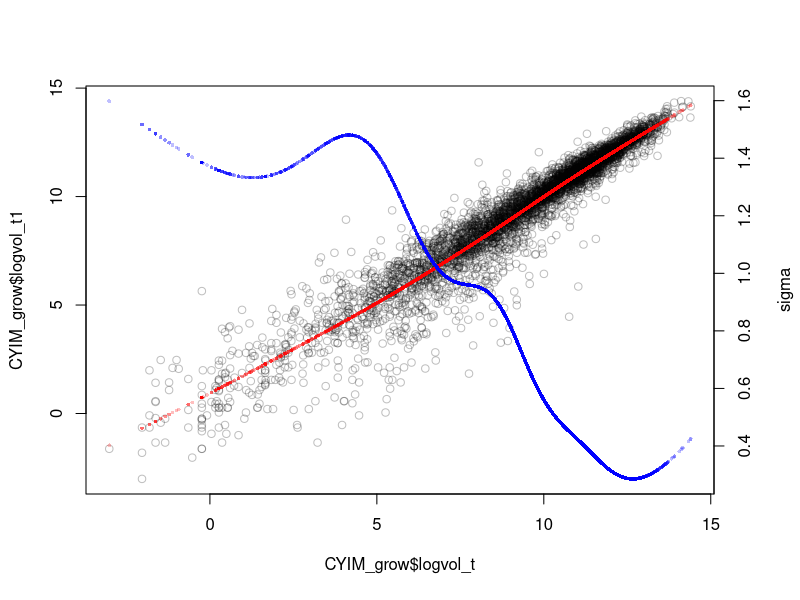
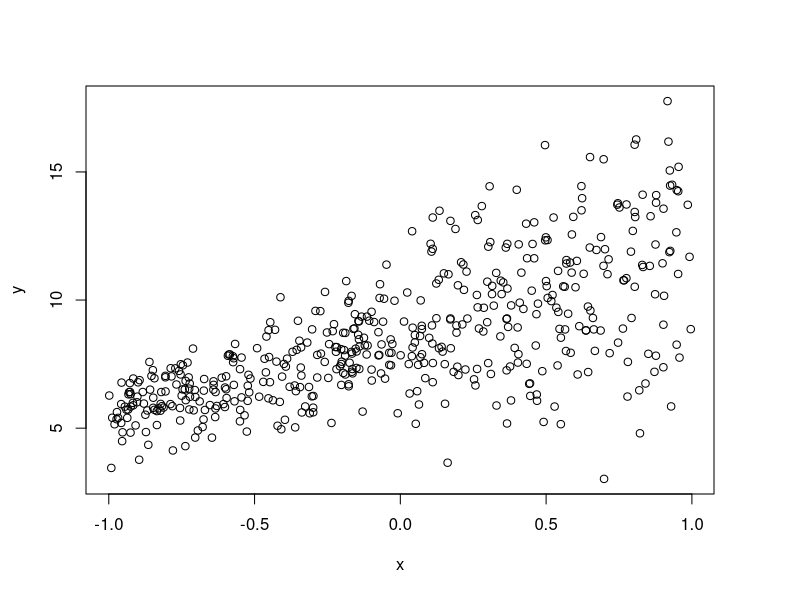
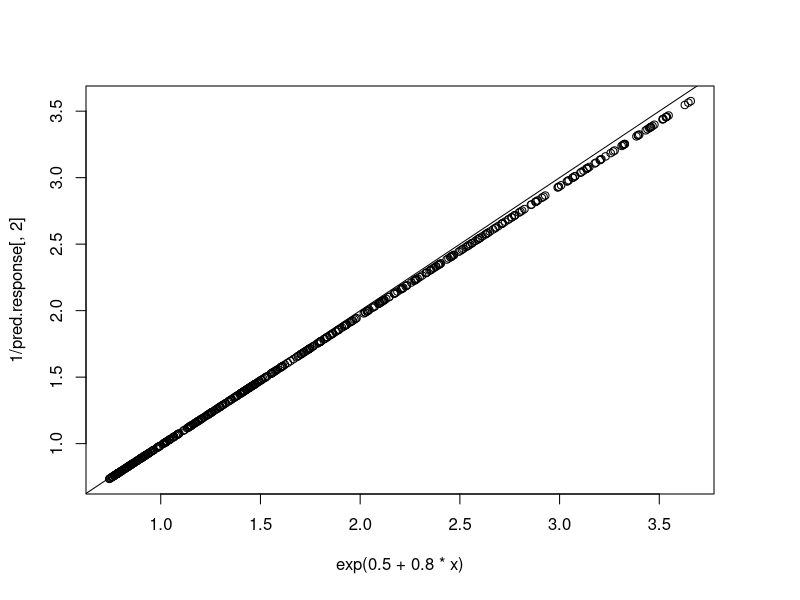
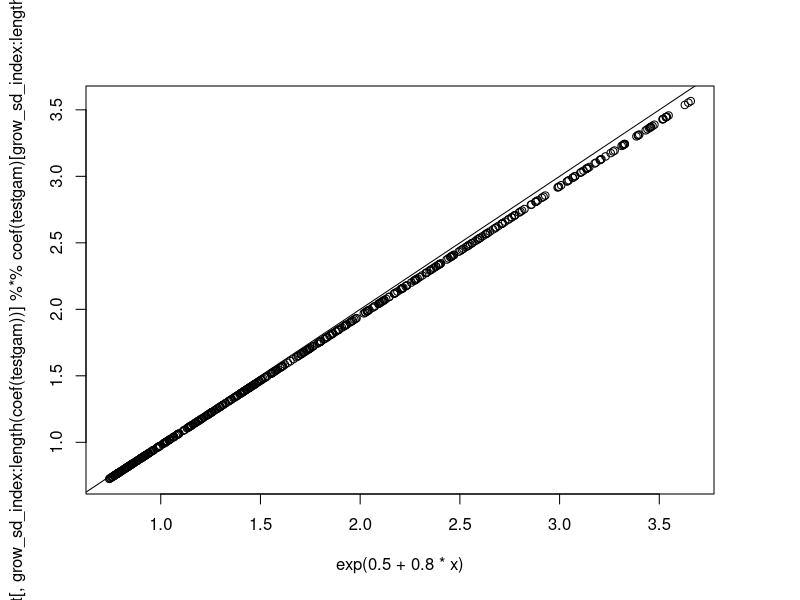

R code for these plots, in order:
## Returning to cactus growth, now estimating skew and kurtosis by quantile regression

## setwd
setwd("C:/Users/tm9/Dropbox/github/IPM_size_transitions")

## load libraries
library(tidyverse)
library(mgcv)
library(scales)

# function for converting cactus size measurements to volume
volume <- function(h, w, p){
  (1/3)*pi*h*(((w + p)/2)/2)^2
}

## read in cactus demography data
## these data are published on EDI: https://portal.edirepository.org/nis/mapbrowse?packageid=knb-lter-sev.323.1
CYIM_full<-read_csv("cactus/cholla_demography_20042018_EDI.csv") %>% 
  ## filter out transplants and drop seed addition plots (which start with letter H)
  ## also drop Year_t==2018 because I don't have 2019 size data (not entered yet). 2018 data still included in 2017-2018 transition.
  filter(Transplant == 0,
         str_sub(Plot,1,1)!="H",
         Year_t!=2018) %>% 
  ## convert height, max width, perp width to volume of cone, take natural log
  mutate(vol_t = volume(Height_t,Width_t,Perp_t),
         vol_t1 = volume(Height_t1,Width_t1,Perp_t1),
         plot = as.factor(Plot),
         year_t = as.factor(Year_t),
         ID = interaction(TagID,plot)) %>%
  select(ID,year_t,plot,vol_t,vol_t1,Survival_t1,Goodbuds_t1) %>% 
  ## sort by initial size
  arrange(vol_t) 

## pull out and na.omit size transitions for growth modeling
## NAs come from new recruits (missing year_t size) and mortality (missing year_t1 size)
CYIM_full %>% 
  mutate(logvol_t=log(vol_t),
         logvol_t1=log(vol_t1)) %>% 
  select(ID,year_t,plot,logvol_t,logvol_t1) %>% 
  ## drop rows with NAs
  drop_na() -> CYIM_grow

## use gam to fit Gaussian growth model with non-constant variance
CYIM_grow_m1 <- gam(list(logvol_t1 ~ s(logvol_t) + s(plot,bs="re") + s(year_t,bs="re"), ~s(logvol_t)), 
                    data=CYIM_grow, gamma=2, family=gaulss())
CYIM_gam_pred <- predict(CYIM_grow_m1,type="response",exclude=c("s(plot)","s(year_t)"))

## visualize mean and variance fit
par(mar = c(5, 4, 4, 4) + 0.3) 
plot(CYIM_grow$logvol_t,CYIM_grow$logvol_t1,pch=1,col=alpha("black",0.25))
points(CYIM_grow$logvol_t,CYIM_gam_pred[,1],col=alpha("red",0.25),pch=16,cex=.5)
par(new = TRUE)                           
plot(CYIM_grow$logvol_t,1/CYIM_gam_pred[,2],col=alpha("blue",0.25),pch=16,cex=.5,
     axes = FALSE, xlab = "", ylab = "")
axis(side = 4, at = pretty(range(1/CYIM_gam_pred[,2])))
mtext("sigma", side = 4, line = 3)




# the basement ------------------------------------------------------------

## test that I understand how to get sigma from the gaulss fit
x <- runif(500,-1,1)
y <- rnorm(500,mean=8.6+3*x,sd=exp(0.5+0.8*x))
plot(x,y)
testgam<-gam(list(y~s(x),~s(x)),family=gaulss())
pred.response <- predict(testgam,type="response")
plot(exp(0.5+0.8*x),1/pred.response[,2]);abline(0,1)

pred.lpmat <- predict(testgam,type="lpmatrix")
grow_sd_index <- which(as.factor(names(coef(testgam)))=="(Intercept).1") ## this is where the sd coefficients start
gam_coef_length <- length(coef(testgam))
plot(exp(0.5+0.8*x),
exp(pred.lpmat[, grow_sd_index:length(coef(testgam))] %*% coef(testgam)[grow_sd_index:length(coef(testgam))]));abline(0,1)
